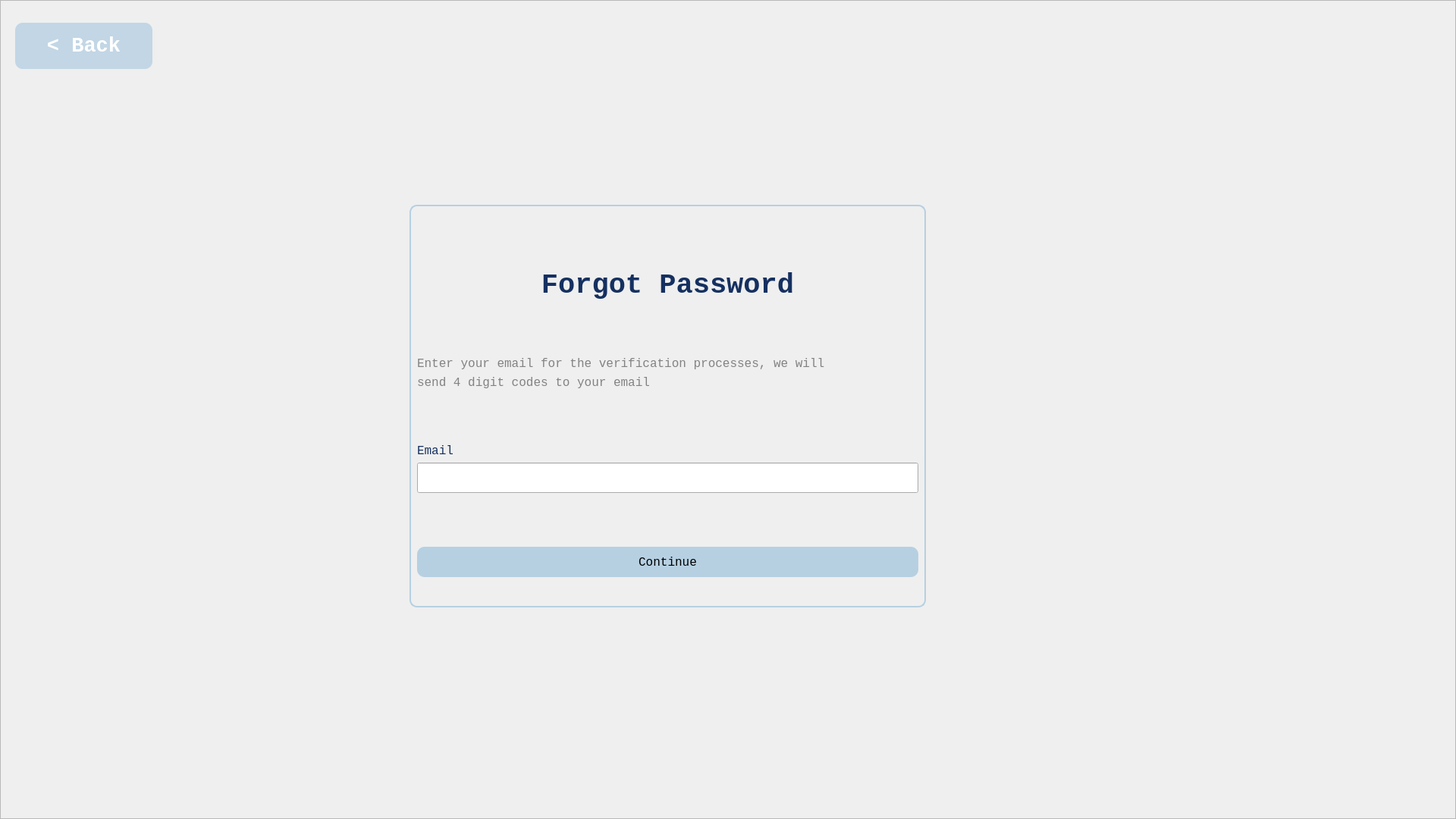
<?xml version="1.0" encoding="UTF-8"?>
<ui version="4.0">
 <class>Form</class>
 <widget class="QWidget" name="Form">
  <property name="geometry">
   <rect>
    <x>0</x>
    <y>0</y>
    <width>1920</width>
    <height>1080</height>
   </rect>
  </property>
  <property name="windowTitle">
   <string>Form</string>
  </property>
  <widget class="QFrame" name="bg">
   <property name="geometry">
    <rect>
     <x>0</x>
     <y>0</y>
     <width>1920</width>
     <height>1080</height>
    </rect>
   </property>
   <property name="minimumSize">
    <size>
     <width>1920</width>
     <height>1080</height>
    </size>
   </property>
   <property name="frameShape">
    <enum>QFrame::StyledPanel</enum>
   </property>
   <property name="frameShadow">
    <enum>QFrame::Raised</enum>
   </property>
   <widget class="QWidget" name="widget_2" native="true">
    <property name="geometry">
     <rect>
      <x>0</x>
      <y>0</y>
      <width>1350</width>
      <height>1080</height>
     </rect>
    </property>
    <property name="minimumSize">
     <size>
      <width>0</width>
      <height>1080</height>
     </size>
    </property>
    <property name="styleSheet">
     <string notr="true">background-color: &quot;white&quot;;</string>
    </property>
    <widget class="QWidget" name="widget" native="true">
     <property name="enabled">
      <bool>true</bool>
     </property>
     <property name="geometry">
      <rect>
       <x>550</x>
       <y>290</y>
       <width>661</width>
       <height>471</height>
      </rect>
     </property>
     <property name="sizePolicy">
      <sizepolicy hsizetype="Expanding" vsizetype="Expanding">
       <horstretch>0</horstretch>
       <verstretch>0</verstretch>
      </sizepolicy>
     </property>
     <property name="styleSheet">
      <string notr="true"/>
     </property>
     <layout class="QVBoxLayout" name="verticalLayout_4">
      <item>
       <spacer name="verticalSpacer">
        <property name="orientation">
         <enum>Qt::Vertical</enum>
        </property>
        <property name="sizeHint" stdset="0">
         <size>
          <width>638</width>
          <height>44</height>
         </size>
        </property>
       </spacer>
      </item>
      <item>
       <widget class="QLabel" name="label">
        <property name="enabled">
         <bool>true</bool>
        </property>
        <property name="font">
         <font>
          <family>Consolas</family>
          <pointsize>28</pointsize>
          <weight>75</weight>
          <bold>true</bold>
         </font>
        </property>
        <property name="styleSheet">
         <string notr="true">color:rgb(21, 48, 96)</string>
        </property>
        <property name="text">
         <string>Forgot Password</string>
        </property>
        <property name="alignment">
         <set>Qt::AlignHCenter|Qt::AlignTop</set>
        </property>
       </widget>
      </item>
      <item>
       <spacer name="verticalSpacer_3">
        <property name="orientation">
         <enum>Qt::Vertical</enum>
        </property>
        <property name="sizeHint" stdset="0">
         <size>
          <width>640</width>
          <height>44</height>
         </size>
        </property>
       </spacer>
      </item>
      <item>
       <widget class="QLabel" name="label_2">
        <property name="font">
         <font>
          <family>Consolas</family>
          <pointsize>12</pointsize>
         </font>
        </property>
        <property name="styleSheet">
         <string notr="true">color: rgb(130, 130, 130);</string>
        </property>
        <property name="text">
         <string>Enter your email for the verification processes, we will </string>
        </property>
       </widget>
      </item>
      <item>
       <widget class="QLabel" name="label_5">
        <property name="font">
         <font>
          <family>Consolas</family>
          <pointsize>12</pointsize>
         </font>
        </property>
        <property name="styleSheet">
         <string notr="true">color: rgb(130, 130, 130);</string>
        </property>
        <property name="text">
         <string>send 4 digit codes to your email</string>
        </property>
       </widget>
      </item>
      <item>
       <spacer name="verticalSpacer_4">
        <property name="orientation">
         <enum>Qt::Vertical</enum>
        </property>
        <property name="sizeHint" stdset="0">
         <size>
          <width>14</width>
          <height>43</height>
         </size>
        </property>
       </spacer>
      </item>
      <item>
       <layout class="QVBoxLayout" name="verticalLayout_2"/>
      </item>
      <item>
       <widget class="QLabel" name="label_">
        <property name="font">
         <font>
          <family>Consolas</family>
          <pointsize>12</pointsize>
         </font>
        </property>
        <property name="styleSheet">
         <string notr="true">color: rgb(21, 48, 96);</string>
        </property>
        <property name="text">
         <string>Email</string>
        </property>
       </widget>
      </item>
      <item>
       <widget class="QLineEdit" name="email">
        <property name="minimumSize">
         <size>
          <width>0</width>
          <height>40</height>
         </size>
        </property>
        <property name="font">
         <font>
          <family>Consolas</family>
         </font>
        </property>
        <property name="styleSheet">
         <string notr="true"/>
        </property>
        <property name="frame">
         <bool>true</bool>
        </property>
        <property name="echoMode">
         <enum>QLineEdit::Normal</enum>
        </property>
       </widget>
      </item>
      <item>
       <spacer name="verticalSpacer_5">
        <property name="orientation">
         <enum>Qt::Vertical</enum>
        </property>
        <property name="sizeHint" stdset="0">
         <size>
          <width>14</width>
          <height>44</height>
         </size>
        </property>
       </spacer>
      </item>
      <item>
       <widget class="QPushButton" name="Continue">
        <property name="minimumSize">
         <size>
          <width>0</width>
          <height>40</height>
         </size>
        </property>
        <property name="font">
         <font>
          <family>Consolas</family>
          <pointsize>12</pointsize>
         </font>
        </property>
        <property name="styleSheet">
         <string notr="true">background-color: rgb(182, 208, 226);
border-radius: 10px;
border: none
</string>
        </property>
        <property name="text">
         <string>Continue</string>
        </property>
       </widget>
      </item>
     </layout>
    </widget>
    <widget class="QLabel" name="label_7">
     <property name="geometry">
      <rect>
       <x>540</x>
       <y>270</y>
       <width>681</width>
       <height>531</height>
      </rect>
     </property>
     <property name="styleSheet">
      <string notr="true">border: 2px solid rgb(182, 208, 226);
border-radius: 10px;</string>
     </property>
     <property name="text">
      <string/>
     </property>
    </widget>
    <widget class="QPushButton" name="back_button">
     <property name="enabled">
      <bool>true</bool>
     </property>
     <property name="geometry">
      <rect>
       <x>20</x>
       <y>30</y>
       <width>181</width>
       <height>61</height>
      </rect>
     </property>
     <property name="font">
      <font>
       <family>Consolas</family>
       <pointsize>20</pointsize>
       <weight>75</weight>
       <bold>true</bold>
      </font>
     </property>
     <property name="autoFillBackground">
      <bool>false</bool>
     </property>
     <property name="styleSheet">
      <string notr="true">background-color: rgba(182, 208, 226,0.8);
color: rgb(255, 255, 255);
border-radius: 10px;</string>
     </property>
     <property name="text">
      <string>&lt; Back</string>
     </property>
     <property name="iconSize">
      <size>
       <width>70</width>
       <height>70</height>
      </size>
     </property>
    </widget>
    <zorder>label_7</zorder>
    <zorder>widget</zorder>
    <zorder>back_button</zorder>
   </widget>
   <widget class="QWidget" name="widget_3" native="true">
    <property name="geometry">
     <rect>
      <x>1348</x>
      <y>0</y>
      <width>579</width>
      <height>1080</height>
     </rect>
    </property>
    <property name="minimumSize">
     <size>
      <width>0</width>
      <height>1080</height>
     </size>
    </property>
    <property name="styleSheet">
     <string notr="true">background-color: &quot;#B6D0E2&quot;;</string>
    </property>
   </widget>
   <zorder>widget_3</zorder>
   <zorder>widget_2</zorder>
  </widget>
 </widget>
 <resources/>
 <connections/>
</ui>
